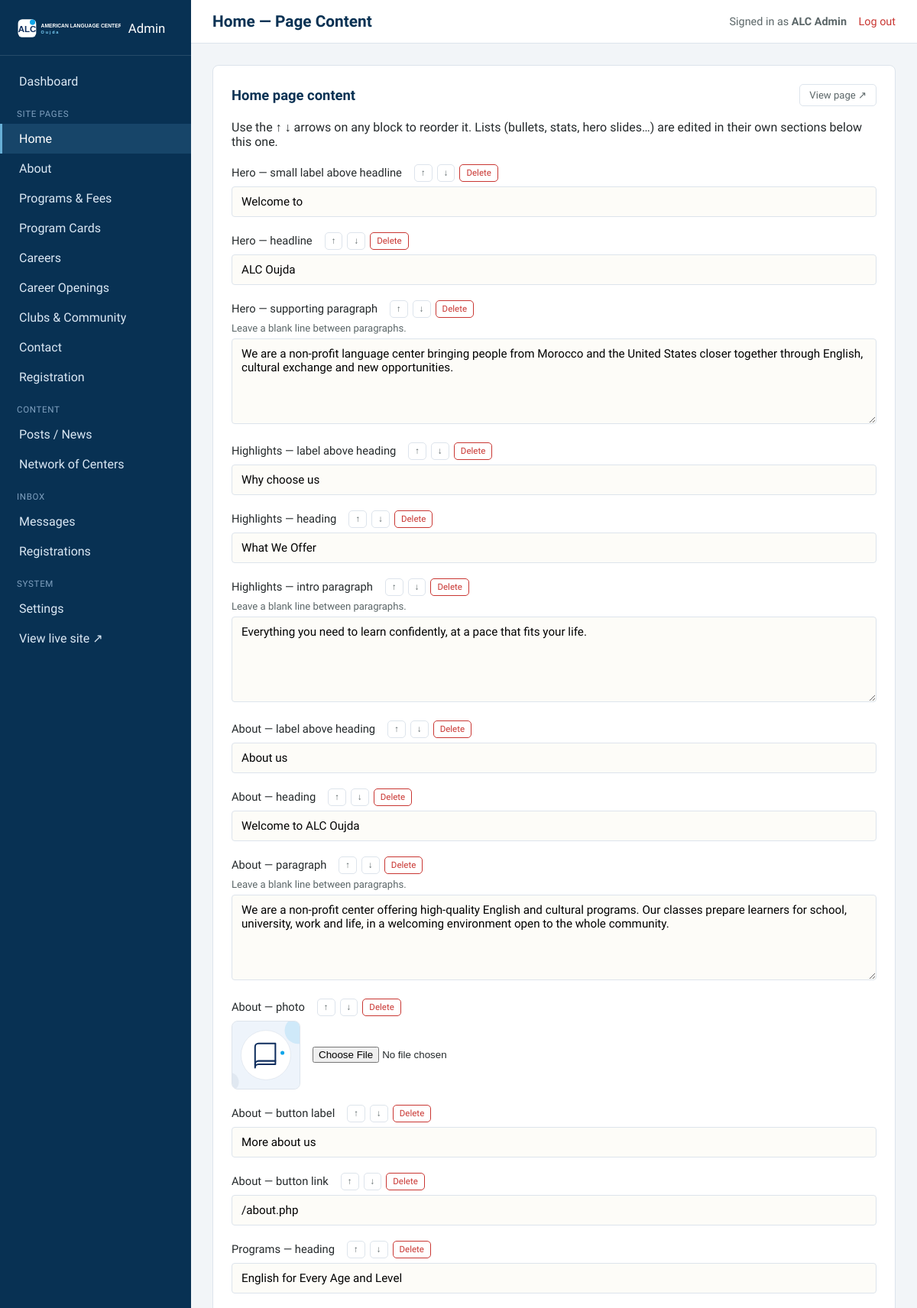
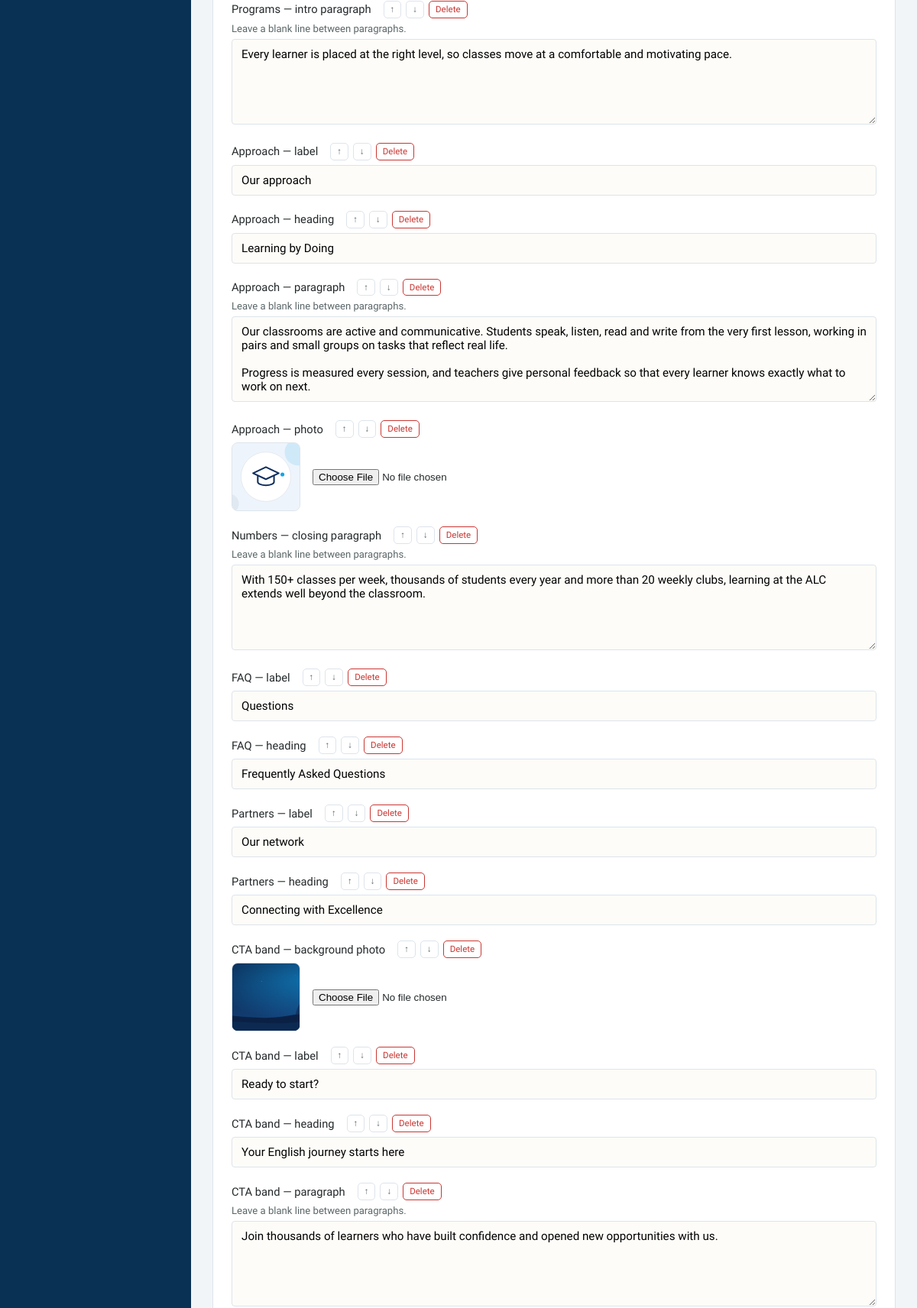
The page /admin/page-edit.php?page=home (signed in, upper part) on the database its author committed (2 pictures, top to bottom).
### tables this page shows
CREATE TABLE IF NOT EXISTS content_blocks (
  id INT AUTO_INCREMENT PRIMARY KEY,
  page_slug VARCHAR(40) NOT NULL,
  block_key VARCHAR(60) NOT NULL,
  label VARCHAR(160) NOT NULL,
  block_type ENUM('text','richtext','image','stat') NOT NULL DEFAULT 'text',
  content TEXT,
  image_path VARCHAR(255),
  sort_order INT NOT NULL DEFAULT 0,
  updated_at DATETIME NOT NULL DEFAULT CURRENT_TIMESTAMP ON UPDATE CURRENT_TIMESTAMP,
  UNIQUE KEY page_block (page_slug, block_key)
);

### includes/db.php (called while the page is built, shortened)
<?php
function db(): PDO
{
    static $pdo = null;
    if ($pdo === null) {
        $dsn = 'mysql:host=' . DB_HOST . ';dbname=' . DB_NAME . ';charset=utf8mb4';
        try {
            $pdo = new PDO($dsn, DB_USER, DB_PASS, [
                PDO::ATTR_ERRMODE            => PDO::ERRMODE_EXCEPTION,
                PDO::ATTR_DEFAULT_FETCH_MODE => PDO::FETCH_ASSOC,
                PDO::ATTR_EMULATE_PREPARES   => false,
            ]);
        } catch (PDOException $e) {
            http_response_code(500);
            die('Database connection failed. Check includes/config.php.');
        }
    }
    return $pdo;
}

### includes/functions.php (called while the page is built, shortened)
<?php
require_once __DIR__ . '/db.php';
function h(?string $value): string
{
    return htmlspecialchars($value ?? '', ENT_QUOTES, 'UTF-8');
}
function asset(string $path): string
{
    $path = ltrim($path, '/');
    return '/' . $path;
}

### admin/partials/block-fields.php (the view, shortened to what this page needs)
<?php
$blockFields = $blocks;
$blockKeys   = $keys ?? [];
$blockHint   = $hintFor ?? [];
$blockMove   = !empty($blockControls);
foreach ($blockKeys as $key):
    $block = $blockFields[$key];
    ?>
    <div class="form-group">
      <label><?= h($block['label']) ?>
        <?php if ($blockMove): ?>
          <span class="block-controls">
            <button type="submit" class="btn btn-ghost btn-sm" name="move_up_block_<?= h($key) ?>" value="1"
                    formnovalidate title="Move this block up">↑</button>
            <button type="submit" class="btn btn-ghost btn-sm" name="move_down_block_<?= h($key) ?>" value="1"
                    formnovalidate title="Move this block down">↓</button>
            <button type="submit" class="btn btn-danger btn-sm" name="delete_block_<?= h($key) ?>" value="1"
                    formnovalidate data-confirm="Delete this block and its content?">Delete</button>
          </span>
        <?php endif; ?>
      </label>
      <?php if ($block['block_type'] === 'image'): ?>
        <div class="image-field">
          <div class="preview" id="preview-<?= h($key) ?>">
            <?php if ($block['image_path']): ?>
              <img src="<?= h(asset($block['image_path'])) ?>" alt="">
            <?php endif; ?>
          </div>
          <input type="file" name="image[<?= h($key) ?>]"
                 data-preview="preview-<?= h($key) ?>" accept="image/*">
        </div>
      <?php elseif ($block['block_type'] === 'richtext'): ?>
        <div class="hint"><?= h($blockHint[$key] ?? 'Leave a blank line between paragraphs.') ?></div>
        <textarea name="content[<?= h($key) ?>]" rows="5"><?= h($block['content']) ?></textarea>
      <?php else: ?>
        <input type="text" name="content[<?= h($key) ?>]" value="<?= h($block['content']) ?>">
      <?php endif; ?>
    </div>
<?php endforeach; ?>

### admin/assets/css/admin.css (style rules this page uses)
:root { --blue: #205989; --blue-dark: #083153; --blue-light: #67afd6; --red: #c93632; --accent: #67afd6; --sand: #f2f5f8; --ink: #24292b; --ink-soft: #5b6668; --white: #ffffff; --border: #dde4ec; --font-display: "Alexandria", "Segoe UI", system-ui, sans-serif; --font-body: "Alexandria", "Segoe UI", system-ui, sans-serif; --sidebar-w: 250px; }
* { box-sizing: border-box; }
body { margin: 0; font-family: var(--font-body); background: var(--sand); color: var(--ink); }
.form-group { margin-bottom: 20px; }
.form-group label { display: block; font-weight: 500; margin-bottom: 6px; font-size: 0.92rem; }
.form-group .hint { color: var(--ink-soft); font-size: 0.82rem; margin-bottom: 6px; }
.form-group input[type=text], .form-group input[type=email], .form-group input[type=password], .form-group input[type=tel], .form-group input[type=number], .form-group select, .form-group textarea { width: 100%; padding: 10px 12px; border: 1px solid var(--border); border-radius: 4px; font-family: var(--font-body); font-size: 0.95rem; background: #fdfcf8; }
.form-group textarea { min-height: 110px; resize: vertical; }
.image-field { display: flex; align-items: center; gap: 16px; }
.image-field .preview { width: 90px; height: 90px; border-radius: 8px; overflow: hidden; border: 1px solid var(--border); background: var(--sand); flex-shrink: 0; }
.image-field .preview img { width: 100%; height: 100%; object-fit: cover; }
.btn { display: inline-flex; align-items: center; gap: 6px; padding: 9px 18px; border-radius: 5px; font-size: 0.9rem; font-weight: 500; border: 1px solid transparent; cursor: pointer; font-family: var(--font-body); }
.btn-danger { background: #fff; color: var(--red); border-color: var(--red); }
.btn-ghost { background: transparent; color: var(--ink-soft); border-color: var(--border); }
.btn-sm { padding: 6px 12px; font-size: 0.82rem; }
.block-controls { display: inline-flex; gap: 6px; margin-left: 10px; vertical-align: middle; }
.block-controls .btn { padding: 3px 8px; font-size: 0.72rem; line-height: 1.3; }
.form-group > label { display: flex; align-items: center; flex-wrap: wrap; gap: 6px; }

### rows shown on the page
content_blocks: label "Hero — small label above headline", content "Welcome to"
content_blocks: label "Hero — headline", content "ALC Oujda"
content_blocks: label "Hero — supporting paragraph", content "We are a non-profit language center bringing people from Morocco and the United States closer together through English, cultural exchange and new opportunities."
content_blocks: label "Highlights — label above heading", content "Why choose us"
content_blocks: label "Highlights — heading", content "What We Offer"
content_blocks: label "Highlights — intro paragraph", content "Everything you need to learn confidently, at a pace that fits your life."
content_blocks: label "About — label above heading", content "About us"
content_blocks: label "About — heading", content "Welcome to ALC Oujda"
content_blocks: label "About — paragraph", content "We are a non-profit center offering high-quality English and cultural programs. Our classes prepare learners for school, university, work and life, in a welcoming environment open to the whole community."
content_blocks: label "About — photo", image_path (picture)
content_blocks: label "About — button label", content "More about us"
content_blocks: label "About — button link", content "/about.php"
content_blocks: label "Programs — heading", content "English for Every Age and Level"
content_blocks: label "Programs — intro paragraph", content "Every learner is placed at the right level, so classes move at a comfortable and motivating pace."
content_blocks: label "Approach — label", content "Our approach"
content_blocks: label "Approach — heading", content "Learning by Doing"
content_blocks: label "Approach — paragraph", content "Our classrooms are active and communicative. Students speak, listen, read and write from the very first lesson, working in pairs and small groups on tasks that reflect real life. Progress is measured every session, and teachers give personal feedback so that every learner knows exactly what to work on next."
content_blocks: label "Approach — photo", image_path (picture)
content_blocks: label "Numbers — closing paragraph", content "With 150+ classes per week, thousands of students every year and more than 20 weekly clubs, learning at the ALC extends well beyond the classroom."
content_blocks: label "FAQ — label", content "Questions"
content_blocks: label "FAQ — heading", content "Frequently Asked Questions"
content_blocks: label "Partners — label", content "Our network"
content_blocks: label "Partners — heading", content "Connecting with Excellence"
content_blocks: label "CTA band — background photo", image_path (picture)
content_blocks: label "CTA band — label", content "Ready to start?"
content_blocks: label "CTA band — heading", content "Your English journey starts here"
content_blocks: label "CTA band — paragraph", content "Join thousands of learners who have built confidence and opened new opportunities with us."

### other values the page prints
$pageTitle "Home — Page Content"
$admin['display_name'] ?: $admin['username'] "ALC Admin"
$validPages[$page] "Home"
$blockHint[$key] "Leave a blank line between paragraphs."
